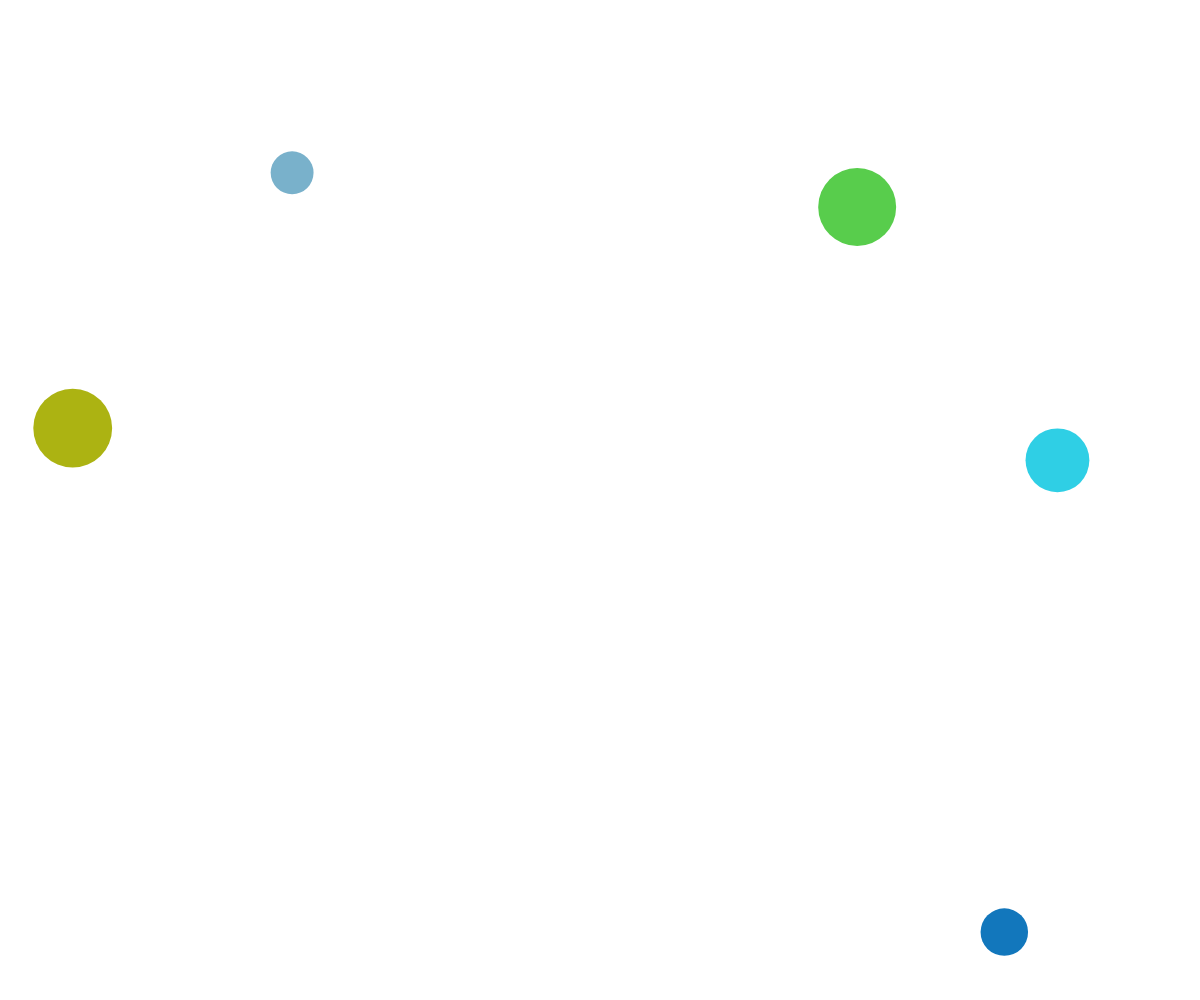
Frame 1 (no input)
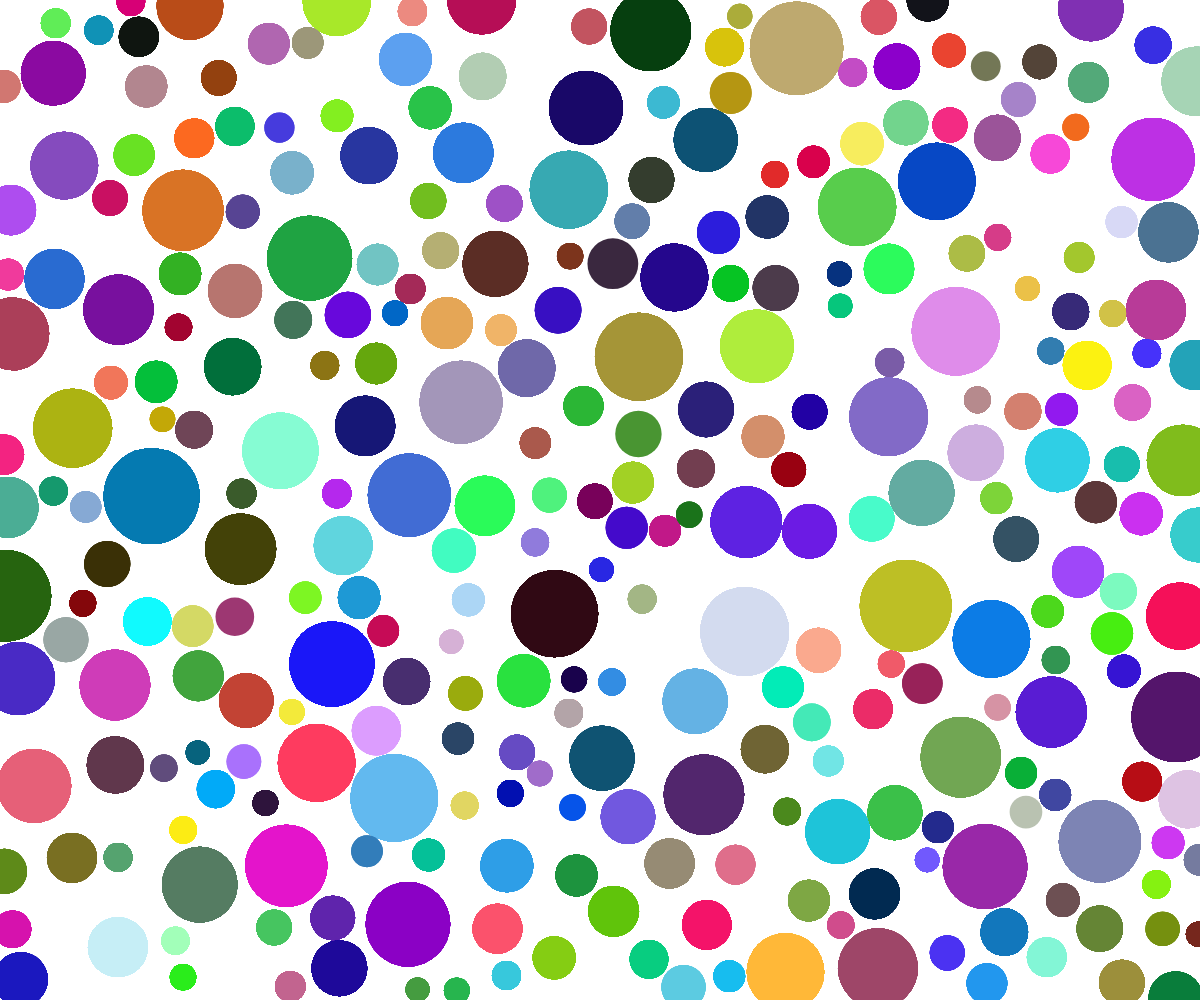
Frame 60 (no input)
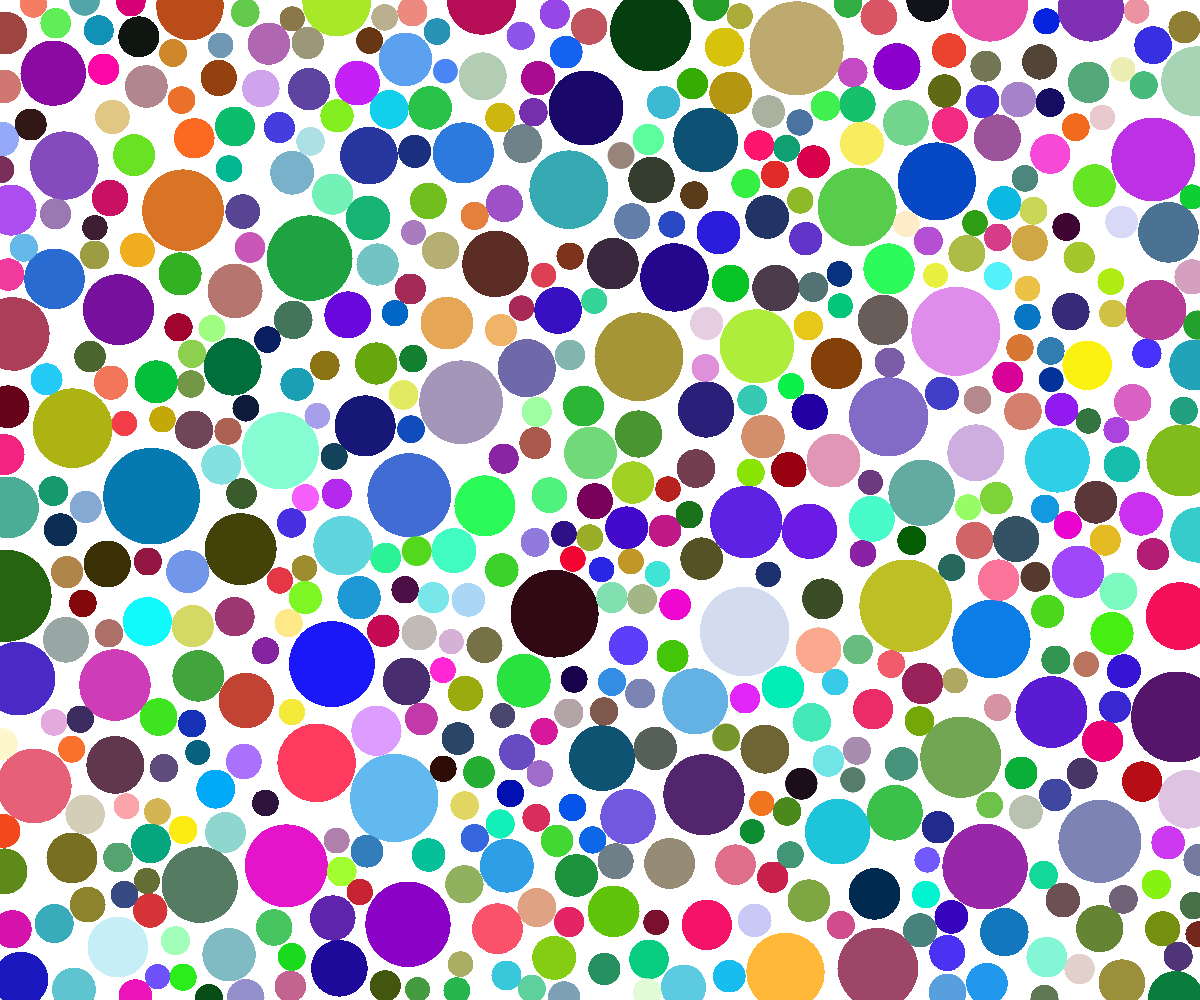
Frame 120 (the mouse pressed at the canvas centre since frame 60)

The p5.js sketch that drew these frames (run headless with seeded random() and noise() and a simulated clock; from frame 60 on, the mouse is pressed at the canvas centre):

// p5.js sketch
// ── sketch.js

var circles = [];

function setup() {
	createCanvas(windowWidth, windowHeight);
}

function draw() {
	for(var j = 0; j < 5; j++) {
		var tries = 0;
		while(tries++ < 1000) {
			var circle = {
				x: random(width),
				y: random(height),
				r: random(12, 48),
				col: color(random(255), random(255), random(255))
			}

			var collision = false;
			for(var i = 0; i < circles.length; i++) {
				var dst = dist(circle.x, circle.y, circles[i].x, circles[i].y);
				if(dst < circle.r + circles[i].r) {
					collision = true;
					break;
				}
			}

			if(!collision) {
				circles.push(circle);
				found = true;
				break;
			}
		}
	}

	noStroke();
	for(var i = 0; i < circles.length; i++) {
		fill(circles[i].col);
		ellipse(circles[i].x, circles[i].y, circles[i].r * 2, circles[i].r * 2);
	}
}

function windowResized() {
	resizeCanvas(windowWidth, windowHeight);
}
